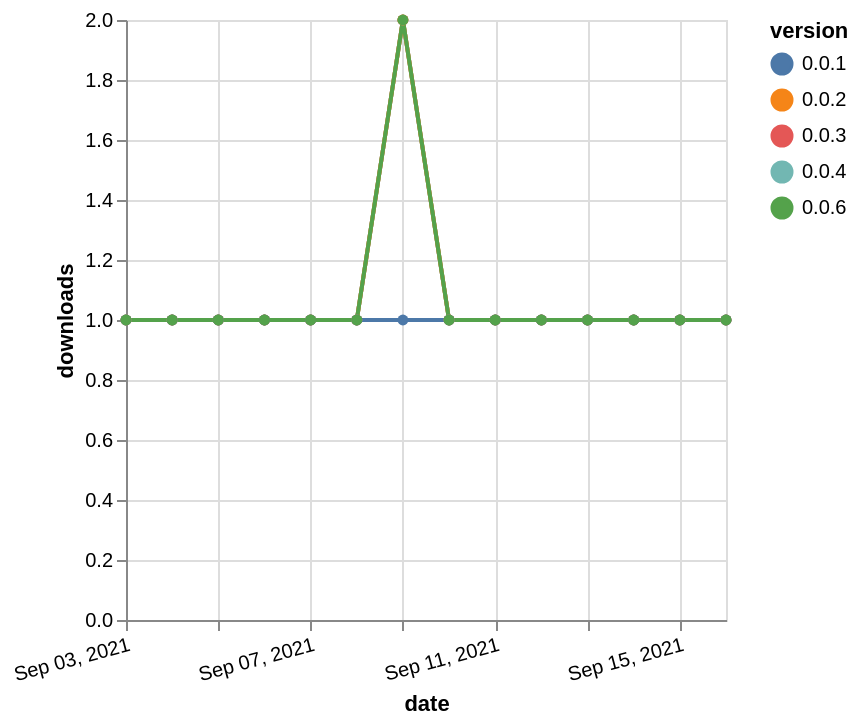

Write the Vega-Lite specification saved for this chart.
### Vega-Lite specification from a JSON file in a GitHub repository (floating-point values rounded to 4 significant figures)
{"$schema": "https://vega.github.io/schema/vega-lite/v5.json", "description": "A simple bar chart with embedded data.", "data": {"values": [{"date": "2021-09-03", "total": 136, "delta": 1, "version": "0.0.3"}, {"date": "2021-09-04", "total": 137, "delta": 1, "version": "0.0.3"}, {"date": "2021-09-05", "total": 138, "delta": 1, "version": "0.0.3"}, {"date": "2021-09-06", "total": 139, "delta": 1, "version": "0.0.3"}, {"date": "2021-09-07", "total": 140, "delta": 1, "version": "0.0.3"}, {"date": "2021-09-08", "total": 141, "delta": 1, "version": "0.0.3"}, {"date": "2021-09-09", "total": 143, "delta": 2, "version": "0.0.3"}, {"date": "2021-09-10", "total": 144, "delta": 1, "version": "0.0.3"}, {"date": "2021-09-11", "total": 145, "delta": 1, "version": "0.0.3"}, {"date": "2021-09-12", "total": 146, "delta": 1, "version": "0.0.3"}, {"date": "2021-09-13", "total": 147, "delta": 1, "version": "0.0.3"}, {"date": "2021-09-14", "total": 148, "delta": 1, "version": "0.0.3"}, {"date": "2021-09-15", "total": 149, "delta": 1, "version": "0.0.3"}, {"date": "2021-09-16", "total": 150, "delta": 1, "version": "0.0.3"}, {"date": "2021-09-03", "total": 163, "delta": 1, "version": "0.0.4"}, {"date": "2021-09-04", "total": 164, "delta": 1, "version": "0.0.4"}, {"date": "2021-09-05", "total": 165, "delta": 1, "version": "0.0.4"}, {"date": "2021-09-06", "total": 166, "delta": 1, "version": "0.0.4"}, {"date": "2021-09-07", "total": 167, "delta": 1, "version": "0.0.4"}, {"date": "2021-09-08", "total": 168, "delta": 1, "version": "0.0.4"}, {"date": "2021-09-09", "total": 170, "delta": 2, "version": "0.0.4"}, {"date": "2021-09-10", "total": 171, "delta": 1, "version": "0.0.4"}, {"date": "2021-09-11", "total": 172, "delta": 1, "version": "0.0.4"}, {"date": "2021-09-12", "total": 173, "delta": 1, "version": "0.0.4"}, {"date": "2021-09-13", "total": 174, "delta": 1, "version": "0.0.4"}, {"date": "2021-09-14", "total": 175, "delta": 1, "version": "0.0.4"}, {"date": "2021-09-15", "total": 176, "delta": 1, "version": "0.0.4"}, {"date": "2021-09-16", "total": 177, "delta": 1, "version": "0.0.4"}, {"date": "2021-09-03", "total": 140, "delta": 1, "version": "0.0.2"}, {"date": "2021-09-04", "total": 141, "delta": 1, "version": "0.0.2"}, {"date": "2021-09-05", "total": 142, "delta": 1, "version": "0.0.2"}, {"date": "2021-09-06", "total": 143, "delta": 1, "version": "0.0.2"}, {"date": "2021-09-07", "total": 144, "delta": 1, "version": "0.0.2"}, {"date": "2021-09-08", "total": 145, "delta": 1, "version": "0.0.2"}, {"date": "2021-09-09", "total": 147, "delta": 2, "version": "0.0.2"}, {"date": "2021-09-10", "total": 148, "delta": 1, "version": "0.0.2"}, {"date": "2021-09-11", "total": 149, "delta": 1, "version": "0.0.2"}, {"date": "2021-09-12", "total": 150, "delta": 1, "version": "0.0.2"}, {"date": "2021-09-13", "total": 151, "delta": 1, "version": "0.0.2"}, {"date": "2021-09-14", "total": 152, "delta": 1, "version": "0.0.2"}, {"date": "2021-09-15", "total": 153, "delta": 1, "version": "0.0.2"}, {"date": "2021-09-16", "total": 154, "delta": 1, "version": "0.0.2"}, {"date": "2021-09-03", "total": 131, "delta": 1, "version": "0.0.1"}, {"date": "2021-09-04", "total": 132, "delta": 1, "version": "0.0.1"}, {"date": "2021-09-05", "total": 133, "delta": 1, "version": "0.0.1"}, {"date": "2021-09-06", "total": 134, "delta": 1, "version": "0.0.1"}, {"date": "2021-09-07", "total": 135, "delta": 1, "version": "0.0.1"}, {"date": "2021-09-08", "total": 136, "delta": 1, "version": "0.0.1"}, {"date": "2021-09-09", "total": 137, "delta": 1, "version": "0.0.1"}, {"date": "2021-09-10", "total": 138, "delta": 1, "version": "0.0.1"}, {"date": "2021-09-11", "total": 139, "delta": 1, "version": "0.0.1"}, {"date": "2021-09-12", "total": 140, "delta": 1, "version": "0.0.1"}, {"date": "2021-09-13", "total": 141, "delta": 1, "version": "0.0.1"}, {"date": "2021-09-14", "total": 142, "delta": 1, "version": "0.0.1"}, {"date": "2021-09-15", "total": 143, "delta": 1, "version": "0.0.1"}, {"date": "2021-09-16", "total": 144, "delta": 1, "version": "0.0.1"}, {"date": "2021-09-03", "total": 163, "delta": 1, "version": "0.0.6"}, {"date": "2021-09-04", "total": 164, "delta": 1, "version": "0.0.6"}, {"date": "2021-09-05", "total": 165, "delta": 1, "version": "0.0.6"}, {"date": "2021-09-06", "total": 166, "delta": 1, "version": "0.0.6"}, {"date": "2021-09-07", "total": 167, "delta": 1, "version": "0.0.6"}, {"date": "2021-09-08", "total": 168, "delta": 1, "version": "0.0.6"}, {"date": "2021-09-09", "total": 170, "delta": 2, "version": "0.0.6"}, {"date": "2021-09-10", "total": 171, "delta": 1, "version": "0.0.6"}, {"date": "2021-09-11", "total": 172, "delta": 1, "version": "0.0.6"}, {"date": "2021-09-12", "total": 173, "delta": 1, "version": "0.0.6"}, {"date": "2021-09-13", "total": 174, "delta": 1, "version": "0.0.6"}, {"date": "2021-09-14", "total": 175, "delta": 1, "version": "0.0.6"}, {"date": "2021-09-15", "total": 176, "delta": 1, "version": "0.0.6"}, {"date": "2021-09-16", "total": 177, "delta": 1, "version": "0.0.6"}]}, "width": "container", "mark": {"type": "line", "point": {"filled": true}}, "encoding": {"x": {"field": "date", "type": "temporal", "timeUnit": "yearmonthdate", "title": "date", "axis": {"labelAngle": -15}}, "y": {"field": "delta", "type": "quantitative", "title": "downloads"}, "color": {"field": "version", "type": "nominal"}, "tooltip": {"field": "delta"}}}
